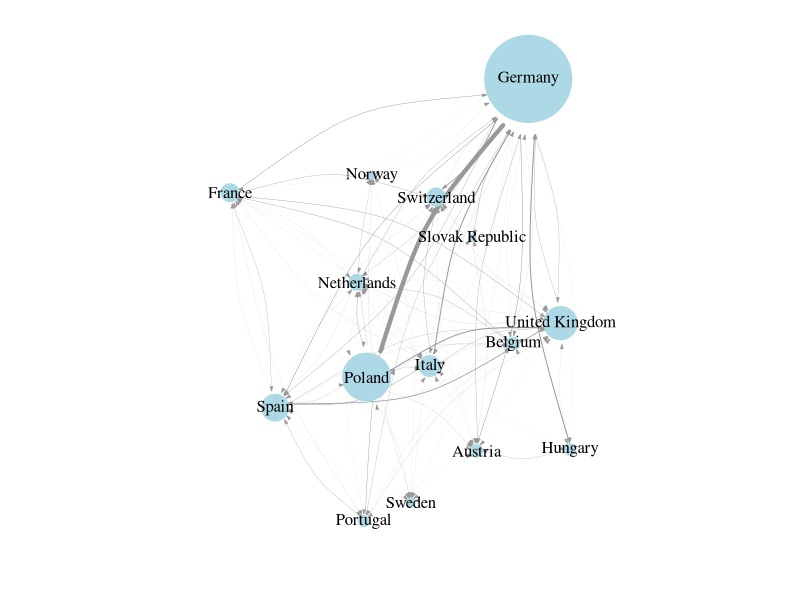
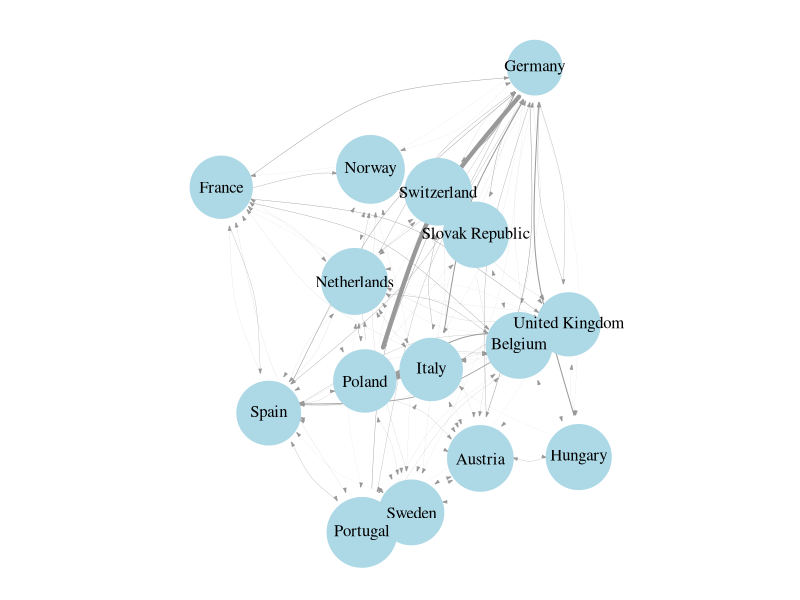
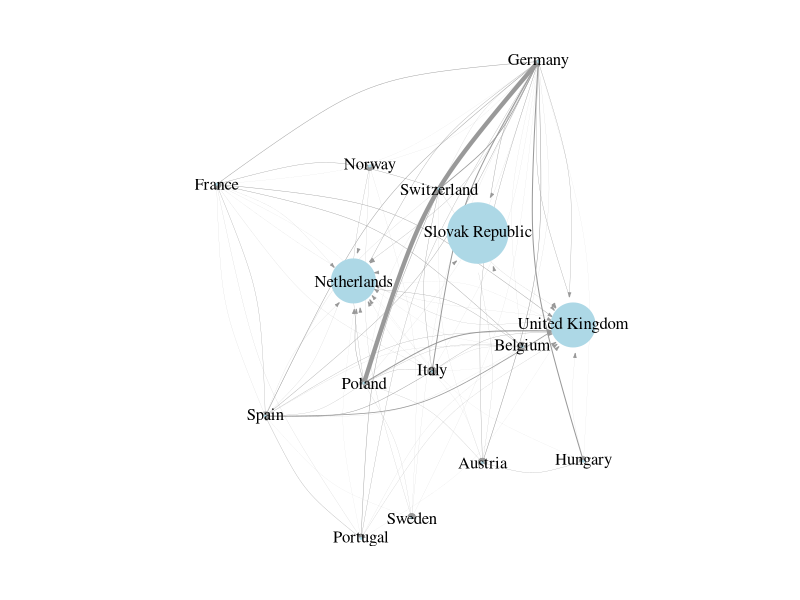
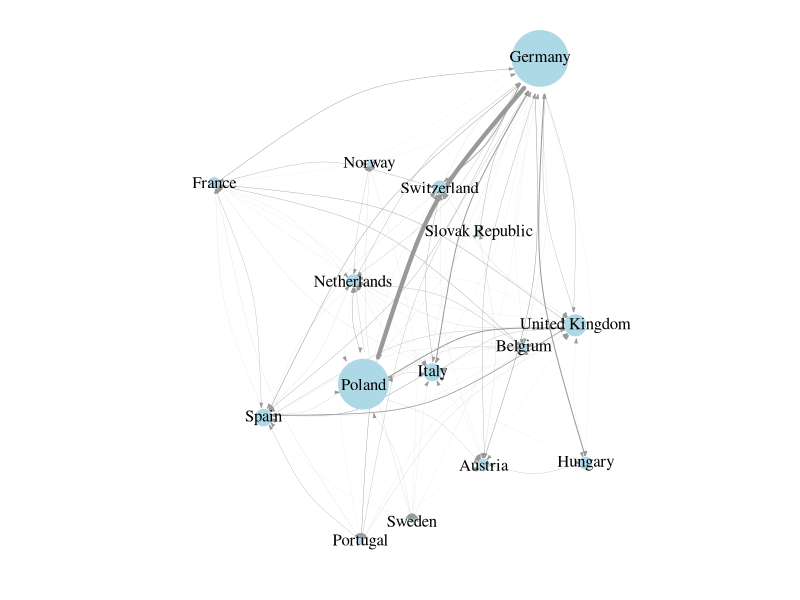
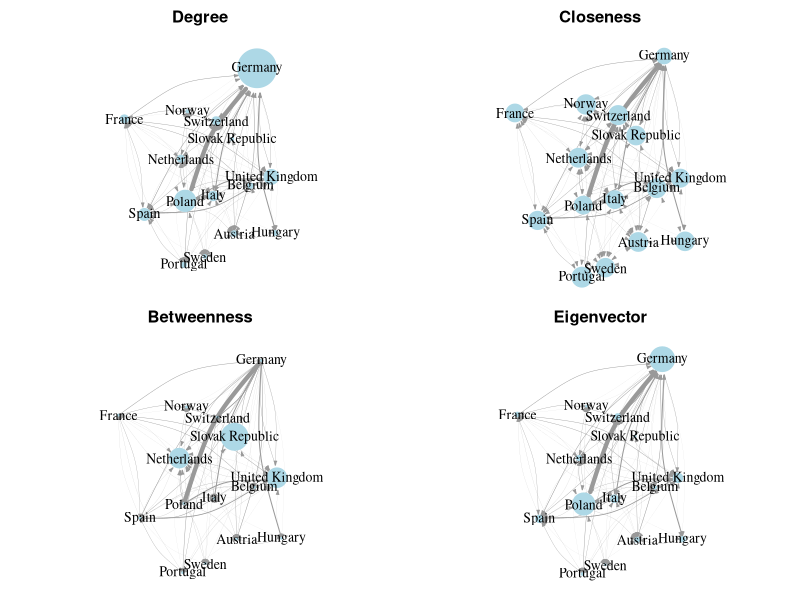

Write R code to recreate these figures, in order.

setwd("/Users/nickbichay/Desktop/ /aPLS 900/miniproj2")


# aggregate data

data  <- read.csv("inflows.csv", header=TRUE, stringsAsFactors=FALSE)

colnames(data)[1] <- "origin"


agg_data <- aggregate(cbind(inflows=data$inflows), by=list(origin=(data$origin), destination=(data$destination)), FUN=sum)


# adjacency matrix

countries <- unique(c(agg_data$origin, agg_data$destination))

n = length(countries)

mat <- matrix(0, nrow=n, ncol=n, dimnames=list(countries, countries))


for(i in 1:nrow(agg_data)){
    rowActor = as.character(agg_data$origin[i])
    colActor = as.character(agg_data$destination[i])
    mat[rowActor, colActor]  <- agg_data$inflows[i]
    }



###### centrality measures

library(igraph)
g  <-  graph_from_adjacency_matrix(mat, mode='directed', weighted=TRUE, diag=FALSE)



# degree

degree  <-  apply(g[], 1, sum)   
V(g)$size <- strength(g)/140000

g_del <- V(g)[strength(g)<500000]
g <- delete.vertices(g, g_del)

e_del <- E(g)[E(g)$weight<5000]
g <- delete.edges(g, e_del )

width <- E(g)$weight/550000



par(mar=c(0,0,0,0))
plot(g, 
    vertex.size=V(g)$size,
    layout=layout_with_kk,
    vertex.lab=V(g)$label,
    vertex.color="light blue",
    vertex.frame.color="light blue",
    vertex.label.color="black",
    vertex.label.cex=1,
    edge.width=width,
    edge.curved=.25,
    edge.color="grey60",
    asp=1.3,
    edge.arrow.size=0.2
)

sort(degree)[22:26]



# closeness

g_clos = graph_from_adjacency_matrix(mat, mode='directed', diag=FALSE, weighted=TRUE)


avg_distance = closeness(g_clos)


V(g_clos)$size <- (avg_distance*5000000)
g_del_clos <- V(g_clos)[strength(g_clos)<500000]
g_clos <- delete.vertices(g_clos, g_del_clos)

e_del_clos <- E(g_clos)[E(g_clos)$weight<5000]
g_clos <- delete.edges(g_clos, e_del_clos)

width_clos <- E(g_clos)$weight/550000

par(mar=c(0,0,0,0))
plot(g_clos, 
    vertex.size=V(g_clos)$size,
    layout=layout_with_kk,
    vertex.lab=V(g_clos)$label,
    vertex.color="light blue",
    vertex.frame.color="light blue",
    vertex.label.color="black",
    vertex.label.cex=1,
    edge.width=width_clos,
    edge.curved=.25,
    edge.color="grey60",
    asp=1.3,
    edge.arrow.size=0.2
)

sort(avg_distance)[22:26]



# betweenness

g_bet = graph_from_adjacency_matrix(mat, mode='directed', diag=FALSE, weighted=TRUE)

b <- betweenness(g_bet)

V(g_bet)$size <- b

g_del_bet <- V(g_bet)[strength(g_bet)<500000]
g_bet <- delete.vertices(g_bet, g_del_bet)

g_del_bet <- E(g_bet)[E(g_bet)$weight<5000]
g_bet <- delete.edges(g_bet, g_del_bet)

width_bet <- E(g_bet)$weight/550000

par(mar=c(0,0,0,0))
plot(g_bet, 
    vertex.size=V(g_bet)$size,
    layout=layout_with_kk,
    vertex.lab=V(g_bet)$label,
    vertex.color="light blue",
    vertex.frame.color="light blue",
    vertex.label.color="black",
    vertex.label.cex=1,
    edge.width=width_bet,
    edge.curved=.25,
    edge.color="grey60",
    asp=1.3,
    edge.arrow.size=0.2
)

sort(b)[22:26]


# eigen

g_eig <- graph_from_adjacency_matrix(mat, mode='directed', diag=FALSE, weighted=TRUE)

e <- eigen_centrality(g_eig)$'vector'

V(g_eig)$size <- e*30

g_del_eig <- V(g_eig)[strength(g_eig)<500000]
g_eig <- delete.vertices(g_eig, g_del_eig)

g_del_eig <- E(g_eig)[E(g_eig)$weight<5000]
g_eig <- delete.edges(g_eig, g_del_eig)

width_eig <- E(g_eig)$weight/550000

par(mar=c(0,0,0,0))
plot(g_eig, 
    vertex.size=V(g_eig)$size,
    layout=layout_with_kk,
    vertex.lab=V(g_eig)$label,
    vertex.color="light blue",
    vertex.frame.color="light blue",
    vertex.label.color="black",
    vertex.label.cex=1,
    edge.width=width_eig,
    edge.curved=.25,
    edge.color="grey60",
    asp=1.3,
    edge.arrow.size=0.2
)

sort(e)[22:26]



###### Graph all 4

par(mar=c(0,0,2,0))
par(mfrow=c(2, 2))
plot(g, 
    vertex.size=V(g)$size,
    layout=layout_with_kk,
    vertex.lab=V(g)$label,
    vertex.color="light blue",
    vertex.frame.color="light blue",
    vertex.label.color="black",
    vertex.label.cex=1,
    edge.width=width,
    edge.curved=.25,
    edge.color="grey60",
    asp=1.3,
    edge.arrow.size=0.2,
    main="Degree"
)

plot(g_clos, 
    vertex.size=(V(g_clos)$size*.6),
    layout=layout_with_kk,
    vertex.lab=V(g_clos)$label,
    vertex.color="light blue",
    vertex.frame.color="light blue",
    vertex.label.color="black",
    vertex.label.cex=1,
    edge.width=width_clos,
    edge.curved=.25,
    edge.color="grey60",
    asp=1.3,
    edge.arrow.size=0.2,
    main="Closeness"
)

plot(g_bet, 
    vertex.size=V(g_bet)$size,
    layout=layout_with_kk,
    vertex.lab=V(g_bet)$label,
    vertex.color="light blue",
    vertex.frame.color="light blue",
    vertex.label.color="black",
    vertex.label.cex=1,
    edge.width=width_bet,
    edge.curved=.25,
    edge.color="grey60",
    asp=1.3,
    edge.arrow.size=0.2,
    main="Betweenness"
)

plot(g_eig, 
    vertex.size=V(g_eig)$size,
    layout=layout_with_kk,
    vertex.lab=V(g_eig)$label,
    vertex.color="light blue",
    vertex.frame.color="light blue",
    vertex.label.color="black",
    vertex.label.cex=1,
    edge.width=width_eig,
    edge.curved=.25,
    edge.color="grey60",
    asp=1.3,
    edge.arrow.size=0.2,
    main="Eigenvector"
)

